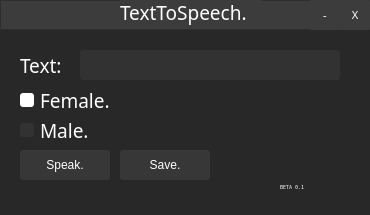
<?xml version="1.0" encoding="UTF-8"?>
<ui version="4.0">
 <class>TTSWindow</class>
 <widget class="QMainWindow" name="TTSWindow">
  <property name="geometry">
   <rect>
    <x>0</x>
    <y>0</y>
    <width>370</width>
    <height>215</height>
   </rect>
  </property>
  <property name="windowTitle">
   <string>Text To Speech.</string>
  </property>
  <property name="windowIcon">
   <iconset>
    <normaloff>../icons/ico.ico</normaloff>../icons/ico.ico</iconset>
  </property>
  <property name="styleSheet">
   <string notr="true">background-color: rgb(40, 40, 40);
color: white;
</string>
  </property>
  <widget class="QWidget" name="centralwidget">
   <widget class="QLabel" name="TextLabel">
    <property name="geometry">
     <rect>
      <x>20</x>
      <y>50</y>
      <width>60</width>
      <height>30</height>
     </rect>
    </property>
    <property name="font">
     <font>
      <family>Yu Gothic UI Semilight</family>
      <pointsize>14</pointsize>
      <weight>50</weight>
      <bold>false</bold>
     </font>
    </property>
    <property name="text">
     <string>Text:</string>
    </property>
   </widget>
   <widget class="QLineEdit" name="Text">
    <property name="geometry">
     <rect>
      <x>80</x>
      <y>50</y>
      <width>260</width>
      <height>30</height>
     </rect>
    </property>
    <property name="font">
     <font>
      <family>Yu Gothic UI Semilight</family>
      <pointsize>14</pointsize>
     </font>
    </property>
    <property name="styleSheet">
     <string notr="true">background-color: rgb(50, 50, 50);
border-radius: 3px;
</string>
    </property>
   </widget>
   <widget class="QRadioButton" name="FemaleVoice">
    <property name="geometry">
     <rect>
      <x>20</x>
      <y>90</y>
      <width>100</width>
      <height>20</height>
     </rect>
    </property>
    <property name="font">
     <font>
      <family>Yu Gothic UI Semilight</family>
      <pointsize>14</pointsize>
     </font>
    </property>
    <property name="styleSheet">
     <string notr="true">QRadioButton::indicator {
	background-color: rgb(50, 50, 50);
	border-radius: 3px;
}

QRadioButton::indicator:checked {
	background: white;
}
</string>
    </property>
    <property name="text">
     <string>Female.</string>
    </property>
    <property name="checked">
     <bool>true</bool>
    </property>
   </widget>
   <widget class="QRadioButton" name="MaleVoice">
    <property name="geometry">
     <rect>
      <x>20</x>
      <y>120</y>
      <width>90</width>
      <height>20</height>
     </rect>
    </property>
    <property name="font">
     <font>
      <family>Yu Gothic UI Semilight</family>
      <pointsize>14</pointsize>
     </font>
    </property>
    <property name="styleSheet">
     <string notr="true">QRadioButton::indicator {
	background-color: rgb(50, 50, 50);
	border-radius: 3px;
}

QRadioButton::indicator:checked {
	background: white;
}
</string>
    </property>
    <property name="text">
     <string>Male.</string>
    </property>
   </widget>
   <widget class="QPushButton" name="Speak">
    <property name="geometry">
     <rect>
      <x>20</x>
      <y>150</y>
      <width>90</width>
      <height>30</height>
     </rect>
    </property>
    <property name="styleSheet">
     <string notr="true">background-color: rgb(55, 55, 55);
border-radius: 3px;</string>
    </property>
    <property name="text">
     <string>Speak.</string>
    </property>
   </widget>
   <widget class="QLabel" name="Version">
    <property name="geometry">
     <rect>
      <x>280</x>
      <y>180</y>
      <width>80</width>
      <height>15</height>
     </rect>
    </property>
    <property name="font">
     <font>
      <family>Terminal</family>
      <pointsize>4</pointsize>
     </font>
    </property>
    <property name="text">
     <string>BETA 0.1</string>
    </property>
   </widget>
   <widget class="QFrame" name="WindowFrame">
    <property name="geometry">
     <rect>
      <x>0</x>
      <y>0</y>
      <width>370</width>
      <height>30</height>
     </rect>
    </property>
    <property name="styleSheet">
     <string notr="true">background-color: rgb(60, 60, 60);
</string>
    </property>
    <property name="frameShape">
     <enum>QFrame::StyledPanel</enum>
    </property>
    <property name="frameShadow">
     <enum>QFrame::Raised</enum>
    </property>
    <widget class="QLabel" name="AppName">
     <property name="geometry">
      <rect>
       <x>120</x>
       <y>0</y>
       <width>141</width>
       <height>25</height>
      </rect>
     </property>
     <property name="font">
      <font>
       <family>Yu Gothic UI Semilight</family>
       <pointsize>14</pointsize>
      </font>
     </property>
     <property name="text">
      <string>TextToSpeech.</string>
     </property>
    </widget>
    <widget class="QPushButton" name="CloseWindow">
     <property name="geometry">
      <rect>
       <x>340</x>
       <y>0</y>
       <width>30</width>
       <height>30</height>
      </rect>
     </property>
     <property name="font">
      <font>
       <family>Yu Gothic UI Semilight</family>
       <pointsize>8</pointsize>
      </font>
     </property>
     <property name="styleSheet">
      <string notr="true">QPushButton {
	background-color: rgb(60, 60, 60);
	border-radius: 1px;
}

QPushButton::hover {
	background-color: rgb(220, 0, 0);
}
</string>
     </property>
     <property name="text">
      <string>X</string>
     </property>
    </widget>
    <widget class="QPushButton" name="HideWindow">
     <property name="geometry">
      <rect>
       <x>310</x>
       <y>0</y>
       <width>30</width>
       <height>30</height>
      </rect>
     </property>
     <property name="font">
      <font>
       <family>Yu Gothic UI Semilight</family>
       <pointsize>8</pointsize>
      </font>
     </property>
     <property name="styleSheet">
      <string notr="true">QPushButton {
	background-color: rgb(60, 60, 60);
	border-radius: 1px;
}

QPushButton::hover {
	background-color: rgb(0, 0, 220);
}
</string>
     </property>
     <property name="text">
      <string>-</string>
     </property>
    </widget>
   </widget>
   <widget class="QPushButton" name="SaveVoice">
    <property name="geometry">
     <rect>
      <x>120</x>
      <y>150</y>
      <width>90</width>
      <height>30</height>
     </rect>
    </property>
    <property name="styleSheet">
     <string notr="true">background-color: rgb(55, 55, 55);
border-radius: 3px;</string>
    </property>
    <property name="text">
     <string>Save.</string>
    </property>
   </widget>
  </widget>
 </widget>
 <resources/>
 <connections/>
</ui>
